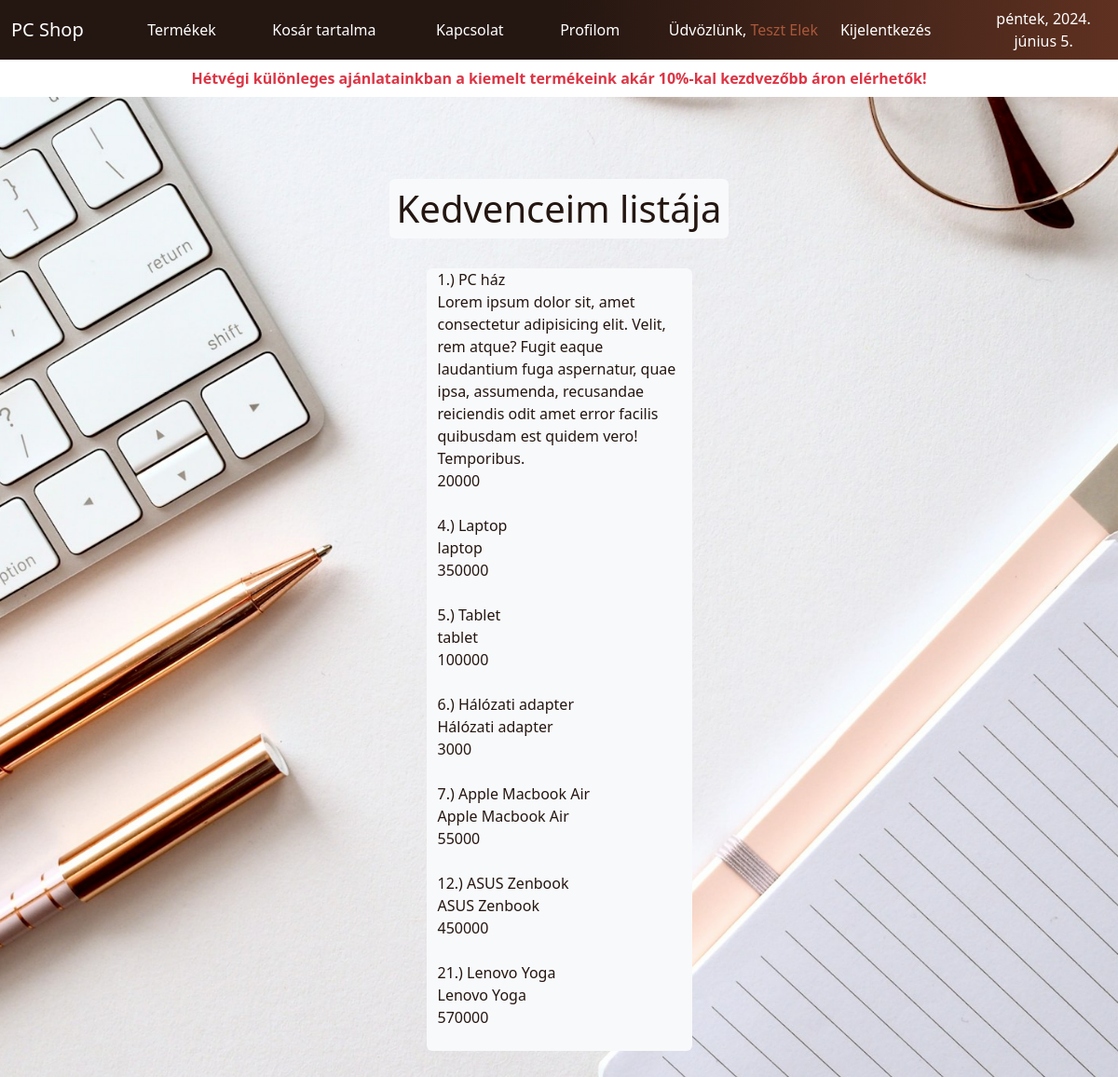
/?page=favListView&id=28 (signed in), run on the app's committed database.
### tables this page shows
CREATE TABLE `products` (
  `id` bigint(20) UNSIGNED NOT NULL,
  `name` varchar(255) NOT NULL,
  `sku` varchar(255) DEFAULT NULL,
  `price` int(11) DEFAULT NULL,
  `special_price` int(11) DEFAULT NULL,
  `description` text,
  `manufacturer_id` bigint(20) UNSIGNED DEFAULT NULL,
  `visit_count` int(11) NOT NULL DEFAULT '0',
  `order_count` int(11) NOT NULL DEFAULT '0',
  `main_signed` tinyint(1) NOT NULL DEFAULT '0',
  `week_offer` tinyint(1) NOT NULL DEFAULT '0',
  `season_offer` tinyint(1) NOT NULL DEFAULT '0',
  `top_brand_asus` tinyint(1) NOT NULL DEFAULT '0',
  `top_brand_apple` tinyint(1) NOT NULL DEFAULT '0',
  `top_brand_dell` tinyint(1) NOT NULL DEFAULT '0',
  `top_brand_hp` tinyint(1) NOT NULL DEFAULT '0',
  `top_brand_lenovo` tinyint(1) NOT NULL DEFAULT '0',
  `slug` varchar(255) NOT NULL,
  `created_at` timestamp NULL DEFAULT NULL,
  `updated_at` timestamp NULL DEFAULT NULL
);

### traits/Utilities.php (called while the page is built, shortened)
<?php
trait Utilities {
    function getViewFile( $file ) {
        include(__DIR__."/../views/".$file.".php");
    }
}

### controllers/UserController.php (called while the page is built, shortened)
<?php
class WeekOffer {
    function navOffer() {
        $t = getdate();
        if ($_SESSION["today"] === 0 || $_SESSION["today"] === 6) {
            return 'Ne hagyd ki a kiváló lehetőségeket, hiszen már elindultak hétvégi akcióink!';
        } else {
            return 'Hétvégi különleges ajánlatainkban a kiemelt termékeink akár 10%-kal kezdvezőbb áron elérhetők!';
        }
    }
}
class UserController extends WeekOffer
{
    function connectProcess()
    {
        $connection = mysqli_connect("localhost", "root", "12345", "pcshop");
        mysqli_set_charset($connection, "utf8mb4");
        return $connection;
    }
    function favListView() {
        $this->getViewFile("fav_list");
    }
}

### views/fav_list.php (the view, shortened to what this page needs)
<!DOCTYPE html>
<html lang="en">
<head>
    <?php include("meta.php") ?>
</head>
<body>
    <?php
    include("nav.php");
    if (isset($_SESSION["user"]) == false) {
        echo '
        <main class="container-lg py-5 main-custom-top">';
        include("alert.php");
        echo '<section class="row row-cols-1 gy-3 py-3">
                <article class="col-auto p-2 mx-auto rounded-2 bg-light">
                    <h1>Ez az oldal bejelentkezést igényel!</h1>
                </article>
            </section>
            <section class="row row-cols-1 gy-3 py-3">
                <article class="col-auto p-2 mx-auto">
                    <div class="col-12 py-5 d-flex justify-content-center">
                        <a class="btn btn-dark w-100" href="#loginModal" data-bs-toggle="modal">Bejelentkezés</a>
                    </div>
                </article>
            </section>
        </main>';
    } else {
    ?>
        <main class="container-lg py-5 main-custom-top">
            <section class="row d-flex flex-column gy-3 py-3">
                <article class="col-auto p-2 mx-auto">
                    <h1 class="p-2 rounded-2 bg-light">Kedvenceim listája</h1>
                </article>
                <article class="col-12 col-sm-8 col-md-5 col-lg-4 col-xl-3 mx-auto rounded-2 bg-light">
                    <?php
                    $termekek = mysqli_query($page->connectProcess(), "select * from products");
                    $favlist = mysqli_query($page->connectProcess(), "select * from favlist where `userid` = '".$_SESSION["user"]["id"]."' order by `created_at` desc ");
                    while ($termek = mysqli_fetch_assoc($termekek)) {
                        while($favs = mysqli_fetch_assoc($favlist)) {
                            $fav_list_arr[] = $favs["productid"];
                        }
                        foreach($fav_list_arr as $fav) {
                            if($fav === $termek["id"]) {
                                echo $termek["id"].'.) ';
                                echo $termek["name"].'<br>';
                                echo $termek["description"].'<br>';
                                echo $termek["price"].'<br><br>';
                            }
                        }
                    }
                    ?>
                </article>
            </section>
        </main>
    <?php
    }
    ?>
</body>
</html>

### index.php (shortened to what this page needs)
<?php
$page = new UserController;
if(!isset($_GET["page"])) {
  $page->homeView();
}
else {
  $getpage = $_GET["page"];
  $page->$getpage();
}

### views/meta.php (shortened to what this page needs)
<link href="https://cdn.jsdelivr.net/npm/bootstrap@5.3.2/dist/css/bootstrap.min.css" rel="stylesheet">
<link rel="stylesheet" href="https://cdn.jsdelivr.net/npm/bootstrap-icons@1.11.3/font/bootstrap-icons.min.css">
<link rel="stylesheet" href="./assets/css/style.css">

### views/nav.php (shortened to what this page needs)
<?php
$week = new WeekOffer;
?>
<nav class="navbar sticky-top navbar-expand-lg nav-color">
    <div class="container-fluid">
        <a class="navbar-brand link-light" href="index.php">PC Shop</a>
        <div class="order-lg-last">
            <div class="date text-center" id="date-js"></div>
        </div>
        <div class="collapse navbar-collapse w-100" id="navbarNav">
            <ul class="navbar-nav d-lg-flex flex-lg-row justify-content-lg-evenly w-100">
                <li class="nav-item">
                    <a class="nav-link link-light" href="?page=productsView">Termékek</a>
                </li>
                <li class="nav-item">
                    <a class="nav-link link-light" href="?page=cartView">
                        <span class="position-relative pt-1 pe-1">Kosár tartalma
                        </span>
                    </a>
                </li>
                <li class="nav-item">
                    <a class="nav-link link-light" href="?page=contactsView">Kapcsolat</a>
                </li>
                <?php if (isset($_SESSION['user']) == false) { ?>
                    <li class="nav-item">
                        <a class="nav-link link-light" href="#loginModal" data-bs-toggle="modal">Bejelentkezés</a>
                    </li>
                    <li class="nav-item">
                        <a class="nav-link link-light" href="#regModal" data-bs-toggle="modal">Regisztráció</a>
                    </li>
                <?php } else { ?>
                    <li class="nav-item">
                        <div class="d-flex flex-row align-items-center">
                            <a class="nav-link link-light" href="?page=profileView&id=<?php echo $_SESSION["user"]["id"] ?>">Profilom</a>
                        </div>
                    </li>
                    <li class="nav-item">
                        <div class="d-flex flex-row align-items-center">
                            <?php
                            if (isset($_SESSION['user'])) {
                                echo '<span class="welcome-text text-light pe-3">Üdvözlünk, <span class="log-name">' . $_SESSION["user"]["first_name"] . ' ' . $_SESSION["user"]["last_name"] . '</span></span>';
                            }
                            ?>
                            <a class="nav-link link-light" href="?page=logoutProcess">Kijelentkezés</a>
                        </div>
                    </li>
                <?php } ?>
            </ul>
        </div>
    </div>
</nav>
<header class="position-fixed w-100 week-color">
    <div class="container-fluid">
        <div class="col py-2 d-flex justify-content-center align-items-center">
            <span class="week-offer-animation text-danger">
                <strong>
                    <?php echo $week->navOffer(); ?>
                </strong>
            </span>
        </div>
    </div>
</header>

### assets/css/style.css (style rules this page uses)
:root { --form-hover: #F8F3E6; --color-1: #fff; --color-2: #D1917A; --color-3: #AA583A; --color-4: #5F3121; --color-5: #241611; --bs-body-color-rgb: #fff; --week-header-z: 50; --btn-dark-opacity: .7; --disabled-btn: .7; --transition-800: 800ms; --transition-500: 500ms; --transition-400: 400ms; --anim-duration: 4s; --anim-iteration: infinite; --main-margin-top: 3.5rem; --main-margin-top-mobile: 10rem; --offer-card-translate-y: translateY(-.3rem); --btn-anim-translate-x-base: translateX(0); --btn-anim-translate-xl-mod: translateX(-.4rem); --btn-anim-translate-xr-mod: translateX(.4rem); --custom-carousel-height: 500px; --custom-carousel-margin-top: 2.5rem; --contact-list-gap: .5rem; --cart-input-qtty: 4rem; --pagination-radius: 8px; --page-link-border: 1px solid #D1917A50; --comment-mail-hover: 1px solid var(--color-5); --nav-link-hover: underline 1px solid var(--color-2); --offer-card-hover: 0 0 1rem var(--color-5); --card-border-anim: 0px 0px 30px 1px var(--color-5); --products-card-hover: 0 0 1rem var(--color-5); --focus-shadow-1: 1px 1px 1px var(--color-5) inset; --focus-shadow-2: 0 0 8px var(--color-4); --page-link-shadow: .3rem .3rem 1rem var(--color-5); --card-scale-hover: scale(.98); --products-card-skewY: skewY(1deg); --products-card-skewY-hover: skewY(0); --btn-dark-active: scale(0.9); --border-card: 1px transparent; --border-card-thick: 2px solid var(--color-5); --border-card-thin: 1px solid var(--color-5); }
* { box-sizing: border-box; }
html, body { background: url("../img/main-bg.jpg") no-repeat fixed center; background-size: cover; font-family: system-ui, -apple-system, BlinkMacSystemFont, 'Segoe UI', Roboto, Oxygen, Ubuntu, Cantarell, 'Open Sans', 'Helvetica Neue', sans-serif; }
.nav-color { background-image: linear-gradient(to right,var(--color-5), var(--color-5), var(--color-4))!important; }
.nav-link, .welcome-text, .navbar-brand { color: var(--color-1)!important; transition: all var(--transition-800); }
.main-custom-top { margin-top: var(--main-margin-top); }
.log-name { color: var(--color-3)!important; }
.week-color { background-color: var(--color-1); z-index: var(--week-header-z)!important; }
.week-offer-animation { animation-name: week-offer-animation!important; animation-duration: var(--anim-duration)!important; animation-iteration-count: var(--anim-iteration)!important; }
.name-color, .text-color, body, h1, h2, h3, h4, h5, h6 { color: var(--color-5)!important; }
.modal-text-custom, .date { color: var(--color-1)!important; }

### data on the page
products: id "1", name "PC ház", description "Lorem ipsum dolor sit, amet consectetur adipisicing elit. Velit, rem atque? Fugit eaque laudantium fuga aspernatur, quae ipsa, assumenda, recusandae reiciendis odit amet error facilis quibusdam est quidem vero! Temporibus.", price "20000"
products: id "4", name "Laptop", description "laptop", price "350000"
products: id "5", name "Tablet", description "tablet", price "100000"
products: id "6", name "Hálózati adapter", description "Hálózati adapter", price "3000"
products: id "7", name "Apple Macbook Air", description "Apple Macbook Air", price "55000"
products: id "12", name "ASUS Zenbook", description "ASUS Zenbook", price "450000"
products: id "21", name "Lenovo Yoga", description "Lenovo Yoga", price "570000"

### other printed values
$_SESSION["user"]["first_name"] "Teszt"
$_SESSION["user"]["last_name"] "Elek"
$week->navOffer() "Hétvégi különleges ajánlatainkban a kiemelt termékeink akár 10%-kal kezdvezőbb áron elérhetők!"
